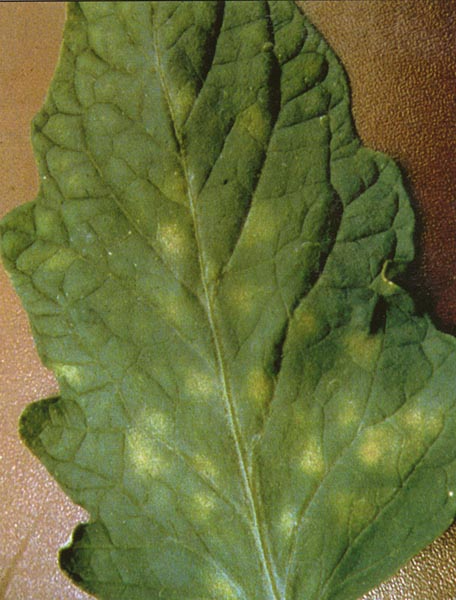
#> input picture Programs/LeafMold.jpg, 456 x 600 px
$ python exp.py
#> lines starting #> are read from the running program, lines starting #| are printed output that depends on the picture; after the words box and inside, x2 and y2 are one past the last pixel; in counts of white or black regions, pixels touching at a corner belong together
import cv2 as cv
import numpy as np
from matplotlib import pyplot as plt

font={'family':'serif',
      'color':'darkred',
      'weight':'normal',
      'size':16,
      }
img = cv.imread('LeafMold.jpg',0)
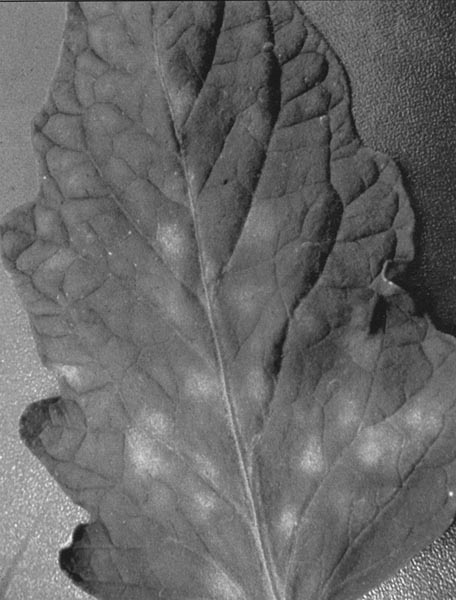
#> img: shape (600, 456); min 17, max 255, mean 104

ret,thresh2 = cv.threshold(img,127,255,cv.THRESH_BINARY_INV)
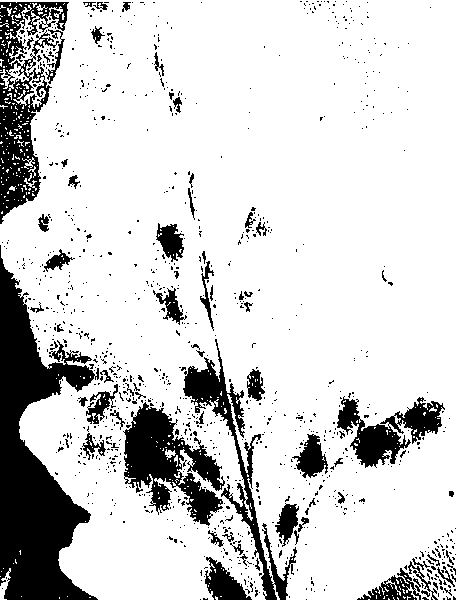
#> thresh2: shape (600, 456); 82.5% white; 1030 black regions (953 under 20 px), largest, box (x1, y1, x2, y2) and area: (0, 245, 99, 600) 16665, (0, 2, 69, 224) 6077, (123, 402, 225, 526) 5847
ret,thresh3 = cv.threshold(img,127,255,cv.THRESH_TRUNC)
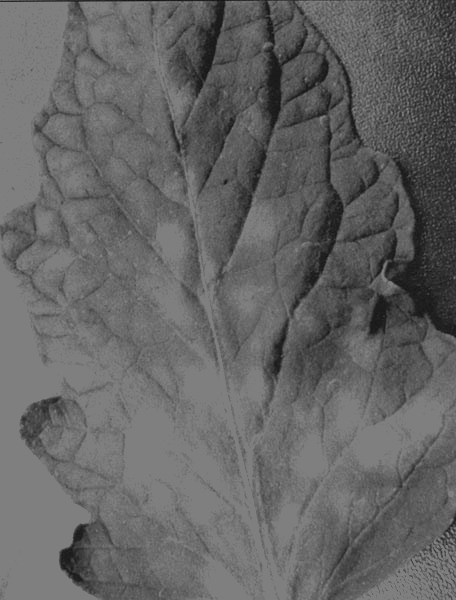
#> thresh3: shape (600, 456); min 17, max 127, mean 100.5
ret,thresh4 = cv.threshold(img,127,255,cv.THRESH_TOZERO)
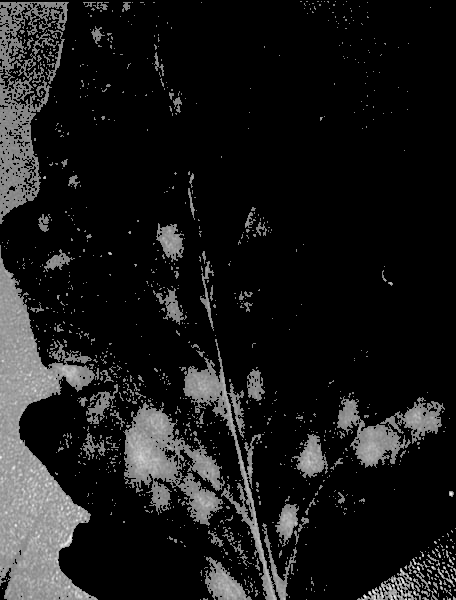
#> thresh4: shape (600, 456); min 0, max 255, mean 25.7
ret,thresh5 = cv.threshold(img,127,255,cv.THRESH_TOZERO_INV)
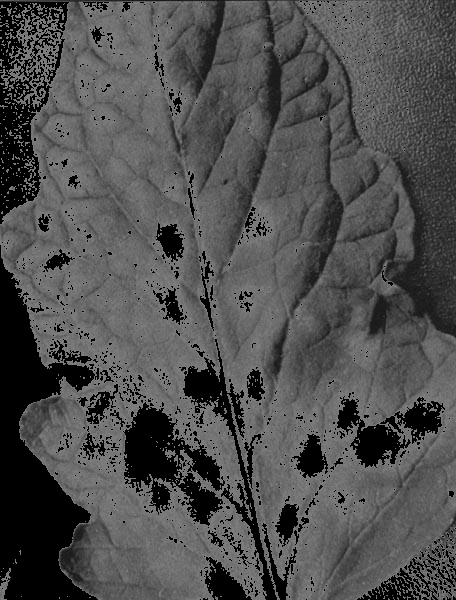
#> thresh5: shape (600, 456); min 0, max 127, mean 78.2

circles = cv.HoughCircles(thresh2,cv.HOUGH_GRADIENT,1,20,param1=200,param2=10,minRadius=0,maxRadius=30)
#> circles = 157 rows, first 8: [267.5, 517.5, 29.3], [207.5, 428.5, 27.2], [217.5, 461.5, 29.4], [237.5, 530.5, 29.3], [376.5, 451.5, 27.1], [22.5, 48.5, 19.4], [147.5, 437.5, 29.4], [196.5, 505.5, 29.4]

count=0
for i in circles[0,:]:
    count=count+1
#> this loop made 157 passes
#> after the loop, count = 157
comment="Leaf is not Healthy."
DiseaseSeptoria="The Disease is Septoria Leaf Spot"
SolutionSeptoria="Apply Chlorothalonil."

DiseaseLeafMold="The Disease is Leaf Mold"
SolutionLeafMold="Apply Baking Soda"


plt.subplot(2,3,1),plt.imshow(thresh2,'gray')
plt.xticks([]),plt.yticks([])
plt.subplot(2,3,2),plt.imshow(thresh3,'gray')
plt.xticks([]),plt.yticks([])
plt.subplot(2,3,3),plt.imshow(thresh4,'gray')
plt.xticks([]),plt.yticks([])
plt.subplot(2,3,4),plt.imshow(thresh5,'gray')
plt.xticks([]),plt.yticks([])


if count > 5 and count <60:
    plt.text(2,220,comment,fontdict=font)
    plt.text(2,270,DiseaseSeptoria,fontdict=font)
    plt.text(2,320,SolutionSeptoria,fontdict=font)
    plt.text(2,370,count,fontdict=font)
else:
    plt.text(2,550,comment,fontdict=font)
    plt.text(2,600,DiseaseLeafMold,fontdict=font)
    plt.text(2,650,SolutionLeafMold,fontdict=font)
    #plt.text(2,700,count,fontdict=font)
plt.show()

cv.waitKey(0) % 0xFF
cv.destroyAllWindows()
